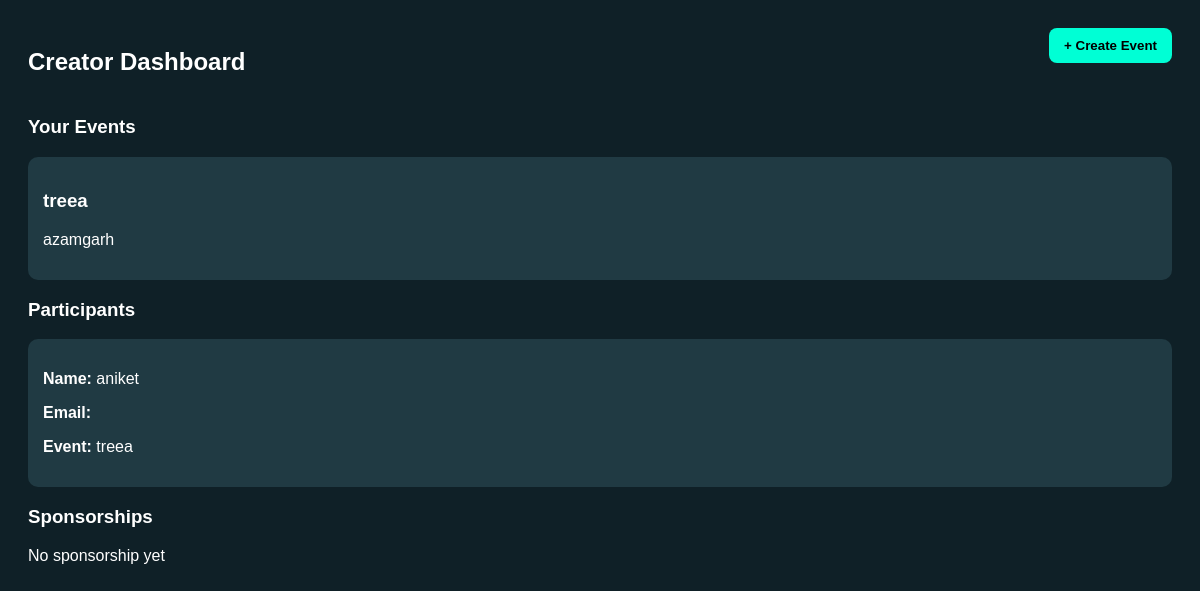
The page /dashboard/ (signed in) on the database as committed earlier.
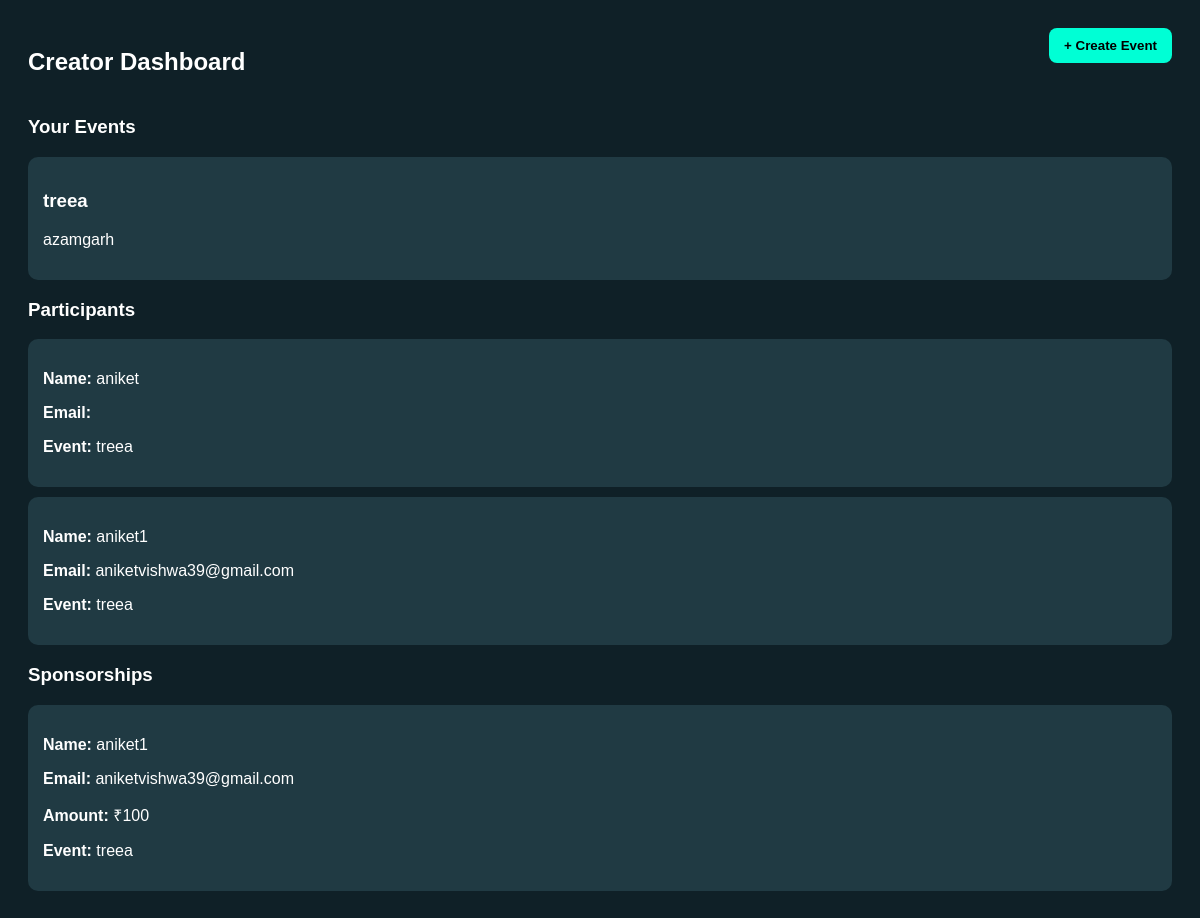
The same page on the database as committed later.
### core/models.py (models this page shows, shortened)
class Event(models.Model):
    title = models.CharField(max_length=100)
    description = models.TextField()
    location = models.CharField(max_length=100)
    normalized_location = models.CharField(max_length=100)
    created_by = models.ForeignKey(User, on_delete=models.CASCADE)

class Participation(models.Model):
    user = models.ForeignKey(User, on_delete=models.CASCADE)
    event = models.ForeignKey(Event, on_delete=models.CASCADE)

class User(AbstractUser):
    ROLE_CHOICES = (
        ('volunteer', 'Volunteer'),
        ('creator', 'Event Creator'),
        ('sponsor', 'Sponsor'),
    )
    role = models.CharField(max_length=20, choices=ROLE_CHOICES)
    email = models.EmailField(blank=True)
    groups = models.ManyToManyField('auth.Group', related_name='core_user_set', blank=True)
    user_permissions = models.ManyToManyField('auth.Permission', related_name='core_user_permissions_set', blank=True)

class Sponsorship(models.Model):
    sponsor = models.ForeignKey(User, on_delete=models.CASCADE)
    event = models.ForeignKey(Event, on_delete=models.CASCADE)
    amount = models.IntegerField()

### core/views.py (the view)
# urls.py: path('dashboard/', views.creator_dashboard, name='dashboard'),
@login_required
def creator_dashboard(request):
    if request.user.role != 'creator':
        return redirect('home')
    events = Event.objects.filter(created_by=request.user)
    participations = Participation.objects.filter(event__in=events)
    sponsorships = Sponsorship.objects.filter(event__in=events)
    return render(request, 'dashboard.html', {
        'events': events,
        'participations': participations,
        'sponsorships': sponsorships
    })

### templates/dashboard.html (shortened to what this page needs)
<!DOCTYPE html>
<html>
<head>
</head>
<body>
<div class="top-bar">
    <h2>Creator Dashboard</h2>
    <a href="/create-event/">
        <button class="btn">+ Create Event</button>
    </a>
</div>
<h3>Your Events</h3>
{% for event in events %}
<div class="card">
    <h3>{{ event.title }}</h3>
    <p>{{ event.location }}</p>
</div>
{% empty %}
<p>No events created yet</p>
{% endfor %}
<h3>Participants</h3>
{% for p in participations %}
<div class="card">
    <p><strong>Name:</strong> {{ p.user.username }}</p>
    <p><strong>Email:</strong> {{ p.user.email }}</p>
    <p><strong>Event:</strong> {{ p.event.title }}</p>
</div>
{% empty %}
<p>No participants yet</p>
{% endfor %}
<h3>Sponsorships</h3>
{% for s in sponsorships %}
<div class="card">
    <p><strong>Name:</strong> {{ s.sponsor.username }}</p>
    <p><strong>Email:</strong> {{ s.sponsor.email }}</p>
    <p><strong>Amount:</strong> ₹{{ s.amount }}</p>
    <p><strong>Event:</strong> {{ s.event.title }}</p>
</div>
{% empty %}
<p>No sponsorship yet</p>
{% endfor %}
</body>
</html>

### templates/dashboard.html (style rules this page uses)
body { font-family:sans-serif; background:#0f2027; color:white; padding:20px; }
.top-bar { display:flex; justify-content:space-between; margin-bottom:20px; }
.btn { padding:10px 15px; background:#00ffd5; border:none; border-radius:8px; cursor:pointer; font-weight:bold; }
.card { background:#203a43; padding:15px; margin:10px 0; border-radius:10px; }

Rows that differ between the two databases and show on the page:
added Participation: user.username "aniket1", user.email "aniketvishwa39@gmail.com", event "treea"
added Sponsorship: sponsor.username "aniket1", sponsor.email "aniketvishwa39@gmail.com", amount "100", event "treea"
Other text that changed with them:
text no longer shown: "No sponsorship yet"
